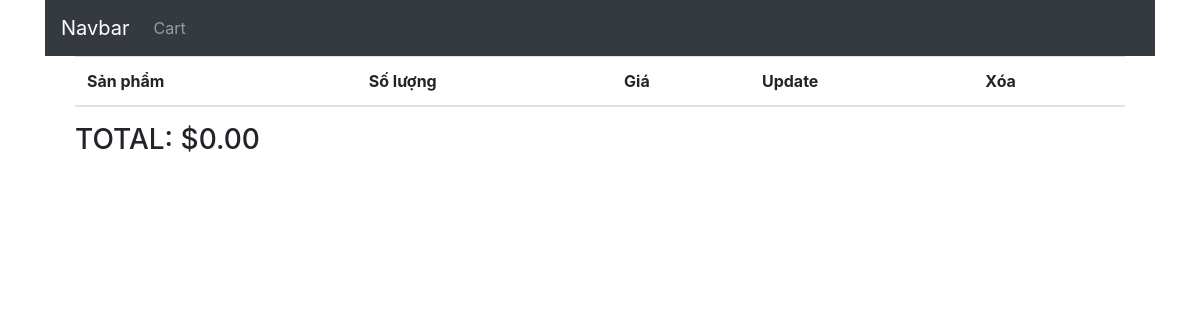
The app's page /viewCart/ (signed in), older data.
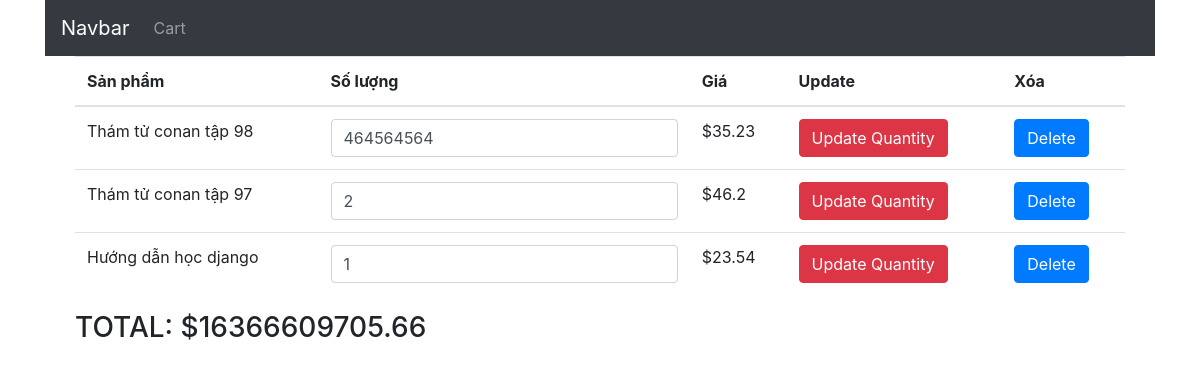
The same page, newer data.
### shop/models.py (models this page shows, shortened)
class cart(models.Model):
	idsp = models.IntegerField()
	user = models.CharField(max_length=255)
	product = models.ForeignKey(product, on_delete=models.CASCADE)
	quantity = models.IntegerField(default=1)
	price = models.FloatField()

class product(models.Model):
	title = models.CharField(max_length = 255)
	descript = models.TextField()
	price = models.FloatField()
	image = models.FileField()
	label = models.TextField(choices=label)
	def __str__(self):
		return self.title

### shop/views.py (the view)
# urls.py: path('viewCart/', views.viewCart, name = 'viewCart'),
@login_required
def viewCart(request):
	listcart = cart.objects.all().filter(user=request.user)
	total = 0
	for item in listcart:
		total += item.price * item.quantity
	return render(request, 'shop/viewcart.html', {'listcart':listcart, 'total': total})

### shop/templates/shop/viewcart.html (shortened to what this page needs)
{% extends 'shop/base.html' %}
{% block content %}
	<div class="container">
		<table class="table table-hover">
	    <thead>
	      <tr>
	        <th>Sản phẩm</th>
	        <th>Số lượng</th>
	        <th>Giá</th>
	        <th>Update</th>
	        <th>Xóa</th>
	      </tr>
	    </thead>
	    <tbody>
		{% for item in listcart %}
		<form action="{% url 'shop:updateCart' item.idsp %}" method="post">
	      <tr>
	        <td>{{ item.product }}</td>
	        <td><input type="number" class="form-control" name="qty" min="1" value="{{ item.quantity }}"></td>
	        <td>${{item.price}}</td>
	        <td><input type="submit" value="Update Quantity" class="btn btn-danger"></td>
	        <td><a href="{% url 'shop:deleteCart' item.idsp %}" class="btn btn-primary">Delete</a></td>
	      </tr>
      	</form>
		{% endfor %}
	    </tbody>
	  </table>
		<h3>TOTAL: ${{ total | floatformat:2 }}</h3>
	</div>
{% endblock %}

### shop/templates/shop/base.html (shortened to what this page needs)
<!DOCTYPE html>
<html>
<head>
	<link rel="stylesheet" href="">
	<link rel="stylesheet" href="https://maxcdn.bootstrapcdn.com/bootstrap/4.5.2/css/bootstrap.min.css">
</head>
<body>
<div class="container">
	<nav class="navbar navbar-expand-md bg-dark navbar-dark">
	  <a class="navbar-brand" href="/">Navbar</a>
	  <div class="collapse navbar-collapse" id="collapsibleNavbar">
	    <ul class="navbar-nav">
	      <li class="nav-item">
	        <a class="nav-link" href="{% url 'shop:viewCart' %}">Cart</a>
	      </li>
	    </ul>
	  </div>
	</nav>
<div class="container">
	{% block content %}
	{% endblock %}
</div>
</div>
</body>
</html>

Row changes from the older to the newer data that the page shows:
added cart: product "Thám tử conan tập 98", qty "464564564", price "35.23"
added cart: product "Thám tử conan tập 97", qty "2", price "46.2"
added cart: product "Hướng dẫn học django", qty "1", price "23.54"
Text that changed along with them:
{{ total | floatformat:2 }}: "0.00" → "16366609705.66"
